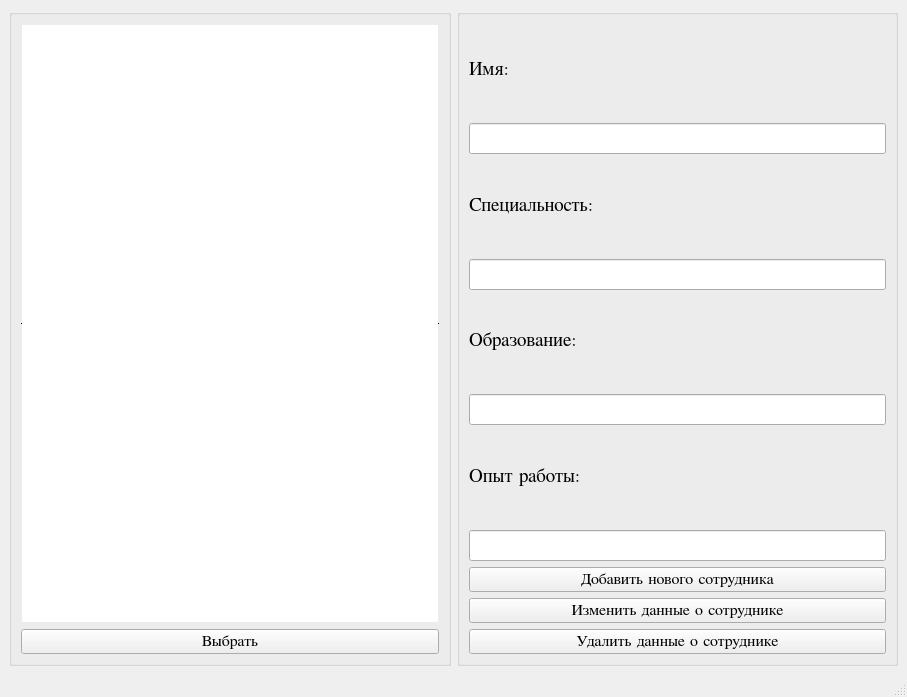
<?xml version="1.0" encoding="UTF-8"?>
<ui version="4.0">
 <class>MainWindow</class>
 <widget class="QMainWindow" name="MainWindow">
  <property name="geometry">
   <rect>
    <x>0</x>
    <y>0</y>
    <width>907</width>
    <height>697</height>
   </rect>
  </property>
  <property name="windowTitle">
   <string>MainWindow</string>
  </property>
  <property name="autoFillBackground">
   <bool>false</bool>
  </property>
  <widget class="QWidget" name="centralwidget">
   <layout class="QGridLayout" name="gridLayout_5">
    <item row="0" column="0">
     <widget class="QGroupBox" name="groupBox_2">
      <property name="title">
       <string/>
      </property>
      <layout class="QGridLayout" name="gridLayout_4">
       <item row="0" column="0">
        <widget class="QListWidget" name="names_list">
         <property name="palette">
          <palette>
           <active>
            <colorrole role="WindowText">
             <brush brushstyle="SolidPattern">
              <color alpha="255">
               <red>0</red>
               <green>0</green>
               <blue>0</blue>
              </color>
             </brush>
            </colorrole>
            <colorrole role="Button">
             <brush brushstyle="SolidPattern">
              <color alpha="255">
               <red>0</red>
               <green>167</green>
               <blue>121</blue>
              </color>
             </brush>
            </colorrole>
            <colorrole role="Light">
             <brush brushstyle="SolidPattern">
              <color alpha="255">
               <red>0</red>
               <green>250</green>
               <blue>181</blue>
              </color>
             </brush>
            </colorrole>
            <colorrole role="Midlight">
             <brush brushstyle="SolidPattern">
              <color alpha="255">
               <red>0</red>
               <green>208</green>
               <blue>151</blue>
              </color>
             </brush>
            </colorrole>
            <colorrole role="Dark">
             <brush brushstyle="SolidPattern">
              <color alpha="255">
               <red>0</red>
               <green>83</green>
               <blue>60</blue>
              </color>
             </brush>
            </colorrole>
            <colorrole role="Mid">
             <brush brushstyle="SolidPattern">
              <color alpha="255">
               <red>0</red>
               <green>111</green>
               <blue>81</blue>
              </color>
             </brush>
            </colorrole>
            <colorrole role="Text">
             <brush brushstyle="SolidPattern">
              <color alpha="255">
               <red>0</red>
               <green>0</green>
               <blue>0</blue>
              </color>
             </brush>
            </colorrole>
            <colorrole role="BrightText">
             <brush brushstyle="SolidPattern">
              <color alpha="255">
               <red>255</red>
               <green>255</green>
               <blue>255</blue>
              </color>
             </brush>
            </colorrole>
            <colorrole role="ButtonText">
             <brush brushstyle="SolidPattern">
              <color alpha="255">
               <red>0</red>
               <green>0</green>
               <blue>0</blue>
              </color>
             </brush>
            </colorrole>
            <colorrole role="Base">
             <brush brushstyle="SolidPattern">
              <color alpha="255">
               <red>255</red>
               <green>255</green>
               <blue>255</blue>
              </color>
             </brush>
            </colorrole>
            <colorrole role="Window">
             <brush brushstyle="SolidPattern">
              <color alpha="255">
               <red>0</red>
               <green>167</green>
               <blue>121</blue>
              </color>
             </brush>
            </colorrole>
            <colorrole role="Shadow">
             <brush brushstyle="SolidPattern">
              <color alpha="255">
               <red>0</red>
               <green>0</green>
               <blue>0</blue>
              </color>
             </brush>
            </colorrole>
            <colorrole role="AlternateBase">
             <brush brushstyle="SolidPattern">
              <color alpha="255">
               <red>127</red>
               <green>211</green>
               <blue>188</blue>
              </color>
             </brush>
            </colorrole>
            <colorrole role="ToolTipBase">
             <brush brushstyle="SolidPattern">
              <color alpha="255">
               <red>255</red>
               <green>255</green>
               <blue>220</blue>
              </color>
             </brush>
            </colorrole>
            <colorrole role="ToolTipText">
             <brush brushstyle="SolidPattern">
              <color alpha="255">
               <red>0</red>
               <green>0</green>
               <blue>0</blue>
              </color>
             </brush>
            </colorrole>
            <colorrole role="PlaceholderText">
             <brush brushstyle="SolidPattern">
              <color alpha="128">
               <red>0</red>
               <green>0</green>
               <blue>0</blue>
              </color>
             </brush>
            </colorrole>
           </active>
           <inactive>
            <colorrole role="WindowText">
             <brush brushstyle="SolidPattern">
              <color alpha="255">
               <red>0</red>
               <green>0</green>
               <blue>0</blue>
              </color>
             </brush>
            </colorrole>
            <colorrole role="Button">
             <brush brushstyle="SolidPattern">
              <color alpha="255">
               <red>0</red>
               <green>167</green>
               <blue>121</blue>
              </color>
             </brush>
            </colorrole>
            <colorrole role="Light">
             <brush brushstyle="SolidPattern">
              <color alpha="255">
               <red>0</red>
               <green>250</green>
               <blue>181</blue>
              </color>
             </brush>
            </colorrole>
            <colorrole role="Midlight">
             <brush brushstyle="SolidPattern">
              <color alpha="255">
               <red>0</red>
               <green>208</green>
               <blue>151</blue>
              </color>
             </brush>
            </colorrole>
            <colorrole role="Dark">
             <brush brushstyle="SolidPattern">
              <color alpha="255">
               <red>0</red>
               <green>83</green>
               <blue>60</blue>
              </color>
             </brush>
            </colorrole>
            <colorrole role="Mid">
             <brush brushstyle="SolidPattern">
              <color alpha="255">
               <red>0</red>
               <green>111</green>
               <blue>81</blue>
              </color>
             </brush>
            </colorrole>
            <colorrole role="Text">
             <brush brushstyle="SolidPattern">
              <color alpha="255">
               <red>0</red>
               <green>0</green>
               <blue>0</blue>
              </color>
             </brush>
            </colorrole>
            <colorrole role="BrightText">
             <brush brushstyle="SolidPattern">
              <color alpha="255">
               <red>255</red>
               <green>255</green>
               <blue>255</blue>
              </color>
             </brush>
            </colorrole>
            <colorrole role="ButtonText">
             <brush brushstyle="SolidPattern">
              <color alpha="255">
               <red>0</red>
               <green>0</green>
               <blue>0</blue>
              </color>
             </brush>
            </colorrole>
            <colorrole role="Base">
             <brush brushstyle="SolidPattern">
              <color alpha="255">
               <red>255</red>
               <green>255</green>
               <blue>255</blue>
              </color>
             </brush>
            </colorrole>
            <colorrole role="Window">
             <brush brushstyle="SolidPattern">
              <color alpha="255">
               <red>0</red>
               <green>167</green>
               <blue>121</blue>
              </color>
             </brush>
            </colorrole>
            <colorrole role="Shadow">
             <brush brushstyle="SolidPattern">
              <color alpha="255">
               <red>0</red>
               <green>0</green>
               <blue>0</blue>
              </color>
             </brush>
            </colorrole>
            <colorrole role="AlternateBase">
             <brush brushstyle="SolidPattern">
              <color alpha="255">
               <red>127</red>
               <green>211</green>
               <blue>188</blue>
              </color>
             </brush>
            </colorrole>
            <colorrole role="ToolTipBase">
             <brush brushstyle="SolidPattern">
              <color alpha="255">
               <red>255</red>
               <green>255</green>
               <blue>220</blue>
              </color>
             </brush>
            </colorrole>
            <colorrole role="ToolTipText">
             <brush brushstyle="SolidPattern">
              <color alpha="255">
               <red>0</red>
               <green>0</green>
               <blue>0</blue>
              </color>
             </brush>
            </colorrole>
            <colorrole role="PlaceholderText">
             <brush brushstyle="SolidPattern">
              <color alpha="128">
               <red>0</red>
               <green>0</green>
               <blue>0</blue>
              </color>
             </brush>
            </colorrole>
           </inactive>
           <disabled>
            <colorrole role="WindowText">
             <brush brushstyle="SolidPattern">
              <color alpha="255">
               <red>0</red>
               <green>83</green>
               <blue>60</blue>
              </color>
             </brush>
            </colorrole>
            <colorrole role="Button">
             <brush brushstyle="SolidPattern">
              <color alpha="255">
               <red>0</red>
               <green>167</green>
               <blue>121</blue>
              </color>
             </brush>
            </colorrole>
            <colorrole role="Light">
             <brush brushstyle="SolidPattern">
              <color alpha="255">
               <red>0</red>
               <green>250</green>
               <blue>181</blue>
              </color>
             </brush>
            </colorrole>
            <colorrole role="Midlight">
             <brush brushstyle="SolidPattern">
              <color alpha="255">
               <red>0</red>
               <green>208</green>
               <blue>151</blue>
              </color>
             </brush>
            </colorrole>
            <colorrole role="Dark">
             <brush brushstyle="SolidPattern">
              <color alpha="255">
               <red>0</red>
               <green>83</green>
               <blue>60</blue>
              </color>
             </brush>
            </colorrole>
            <colorrole role="Mid">
             <brush brushstyle="SolidPattern">
              <color alpha="255">
               <red>0</red>
               <green>111</green>
               <blue>81</blue>
              </color>
             </brush>
            </colorrole>
            <colorrole role="Text">
             <brush brushstyle="SolidPattern">
              <color alpha="255">
               <red>0</red>
               <green>83</green>
               <blue>60</blue>
              </color>
             </brush>
            </colorrole>
            <colorrole role="BrightText">
             <brush brushstyle="SolidPattern">
              <color alpha="255">
               <red>255</red>
               <green>255</green>
               <blue>255</blue>
              </color>
             </brush>
            </colorrole>
            <colorrole role="ButtonText">
             <brush brushstyle="SolidPattern">
              <color alpha="255">
               <red>0</red>
               <green>83</green>
               <blue>60</blue>
              </color>
             </brush>
            </colorrole>
            <colorrole role="Base">
             <brush brushstyle="SolidPattern">
              <color alpha="255">
               <red>0</red>
               <green>167</green>
               <blue>121</blue>
              </color>
             </brush>
            </colorrole>
            <colorrole role="Window">
             <brush brushstyle="SolidPattern">
              <color alpha="255">
               <red>0</red>
               <green>167</green>
               <blue>121</blue>
              </color>
             </brush>
            </colorrole>
            <colorrole role="Shadow">
             <brush brushstyle="SolidPattern">
              <color alpha="255">
               <red>0</red>
               <green>0</green>
               <blue>0</blue>
              </color>
             </brush>
            </colorrole>
            <colorrole role="AlternateBase">
             <brush brushstyle="SolidPattern">
              <color alpha="255">
               <red>0</red>
               <green>167</green>
               <blue>121</blue>
              </color>
             </brush>
            </colorrole>
            <colorrole role="ToolTipBase">
             <brush brushstyle="SolidPattern">
              <color alpha="255">
               <red>255</red>
               <green>255</green>
               <blue>220</blue>
              </color>
             </brush>
            </colorrole>
            <colorrole role="ToolTipText">
             <brush brushstyle="SolidPattern">
              <color alpha="255">
               <red>0</red>
               <green>0</green>
               <blue>0</blue>
              </color>
             </brush>
            </colorrole>
            <colorrole role="PlaceholderText">
             <brush brushstyle="SolidPattern">
              <color alpha="128">
               <red>0</red>
               <green>0</green>
               <blue>0</blue>
              </color>
             </brush>
            </colorrole>
           </disabled>
          </palette>
         </property>
         <property name="font">
          <font>
           <family>Cambria Math</family>
           <pointsize>20</pointsize>
           <stylestrategy>PreferDefault</stylestrategy>
          </font>
         </property>
         <property name="frameShape">
          <enum>QFrame::HLine</enum>
         </property>
         <property name="frameShadow">
          <enum>QFrame::Plain</enum>
         </property>
        </widget>
       </item>
       <item row="1" column="0">
        <widget class="QPushButton" name="pick_button">
         <property name="font">
          <font>
           <family>Cambria Math</family>
           <pointsize>12</pointsize>
          </font>
         </property>
         <property name="text">
          <string>Выбрать</string>
         </property>
        </widget>
       </item>
      </layout>
     </widget>
    </item>
    <item row="0" column="1">
     <widget class="QGroupBox" name="groupBox">
      <property name="title">
       <string/>
      </property>
      <layout class="QGridLayout" name="gridLayout_3">
       <item row="5" column="0">
        <widget class="QLabel" name="label_3">
         <property name="font">
          <font>
           <family>Cambria Math</family>
          </font>
         </property>
         <property name="text">
          <string>&lt;html&gt;&lt;head/&gt;&lt;body&gt;&lt;p&gt;&lt;span style=&quot; font-size:14pt;&quot;&gt;Образование:&lt;/span&gt;&lt;/p&gt;&lt;/body&gt;&lt;/html&gt;</string>
         </property>
        </widget>
       </item>
       <item row="8" column="0">
        <widget class="QLineEdit" name="experiense_line">
         <property name="font">
          <font>
           <pointsize>14</pointsize>
          </font>
         </property>
        </widget>
       </item>
       <item row="10" column="0">
        <widget class="QPushButton" name="edit_button">
         <property name="font">
          <font>
           <family>Cambria Math</family>
           <pointsize>12</pointsize>
          </font>
         </property>
         <property name="text">
          <string>Изменить данные о сотруднике</string>
         </property>
        </widget>
       </item>
       <item row="3" column="0">
        <widget class="QLabel" name="label_2">
         <property name="font">
          <font>
           <family>Cambria Math</family>
          </font>
         </property>
         <property name="text">
          <string>&lt;html&gt;&lt;head/&gt;&lt;body&gt;&lt;p&gt;&lt;span style=&quot; font-size:14pt;&quot;&gt;Специальность:&lt;/span&gt;&lt;/p&gt;&lt;/body&gt;&lt;/html&gt;</string>
         </property>
        </widget>
       </item>
       <item row="11" column="0">
        <widget class="QPushButton" name="pushButton_3">
         <property name="font">
          <font>
           <family>Cambria Math</family>
           <pointsize>12</pointsize>
          </font>
         </property>
         <property name="text">
          <string>Удалить данные о сотруднике</string>
         </property>
        </widget>
       </item>
       <item row="9" column="0">
        <widget class="QPushButton" name="new_button">
         <property name="font">
          <font>
           <family>Cambria Math</family>
           <pointsize>12</pointsize>
          </font>
         </property>
         <property name="text">
          <string>Добавить нового сотрудника</string>
         </property>
        </widget>
       </item>
       <item row="0" column="0">
        <widget class="QLabel" name="label">
         <property name="font">
          <font>
           <family>Cambria Math</family>
          </font>
         </property>
         <property name="text">
          <string>&lt;html&gt;&lt;head/&gt;&lt;body&gt;&lt;p&gt;&lt;span style=&quot; font-size:14pt;&quot;&gt;Имя:&lt;/span&gt;&lt;/p&gt;&lt;/body&gt;&lt;/html&gt;</string>
         </property>
        </widget>
       </item>
       <item row="6" column="0">
        <widget class="QLineEdit" name="education_line">
         <property name="font">
          <font>
           <pointsize>14</pointsize>
          </font>
         </property>
        </widget>
       </item>
       <item row="7" column="0">
        <widget class="QLabel" name="label_4">
         <property name="font">
          <font>
           <family>Cambria Math</family>
          </font>
         </property>
         <property name="text">
          <string>&lt;html&gt;&lt;head/&gt;&lt;body&gt;&lt;p&gt;&lt;span style=&quot; font-size:14pt;&quot;&gt;Опыт работы:&lt;/span&gt;&lt;/p&gt;&lt;/body&gt;&lt;/html&gt;</string>
         </property>
        </widget>
       </item>
       <item row="4" column="0">
        <widget class="QLineEdit" name="prof_line">
         <property name="font">
          <font>
           <pointsize>14</pointsize>
          </font>
         </property>
        </widget>
       </item>
       <item row="1" column="0">
        <widget class="QLineEdit" name="name_line">
         <property name="font">
          <font>
           <pointsize>14</pointsize>
           <stylestrategy>PreferDefault</stylestrategy>
          </font>
         </property>
        </widget>
       </item>
      </layout>
     </widget>
    </item>
   </layout>
  </widget>
  <widget class="QStatusBar" name="statusbar"/>
 </widget>
 <resources/>
 <connections/>
</ui>
